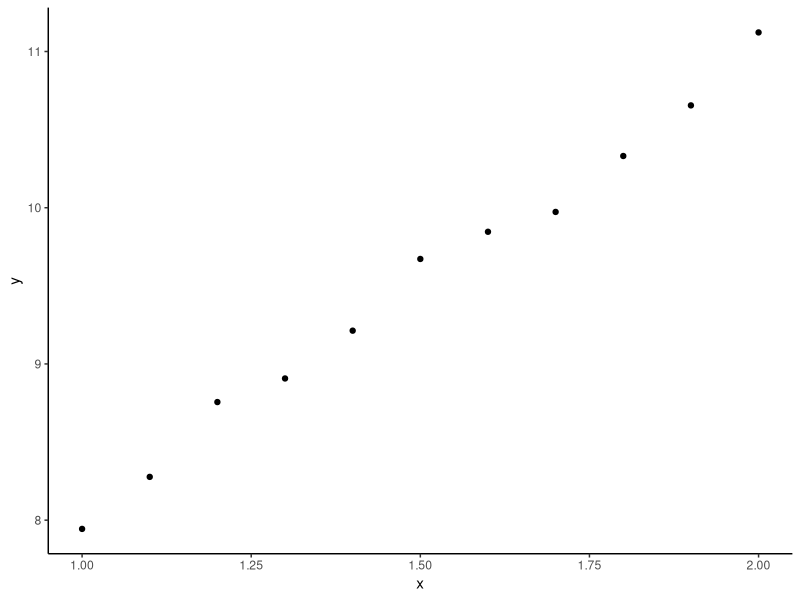
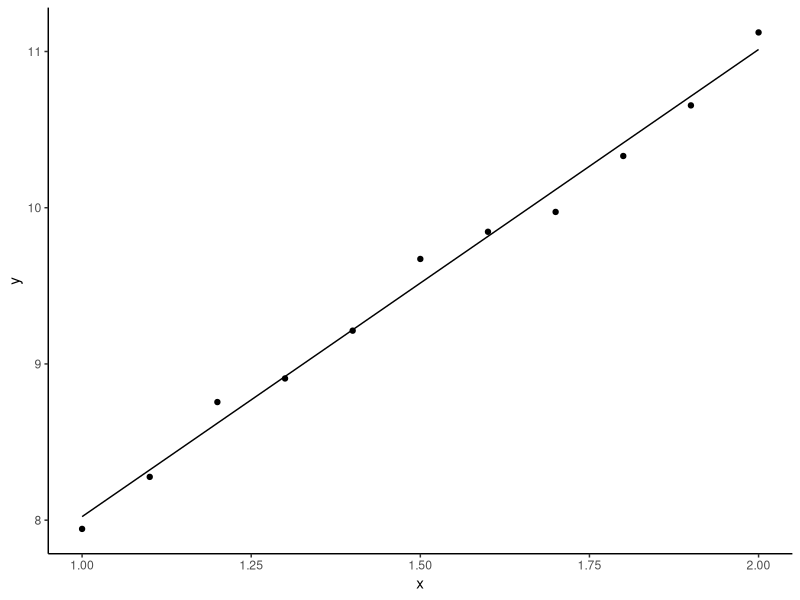
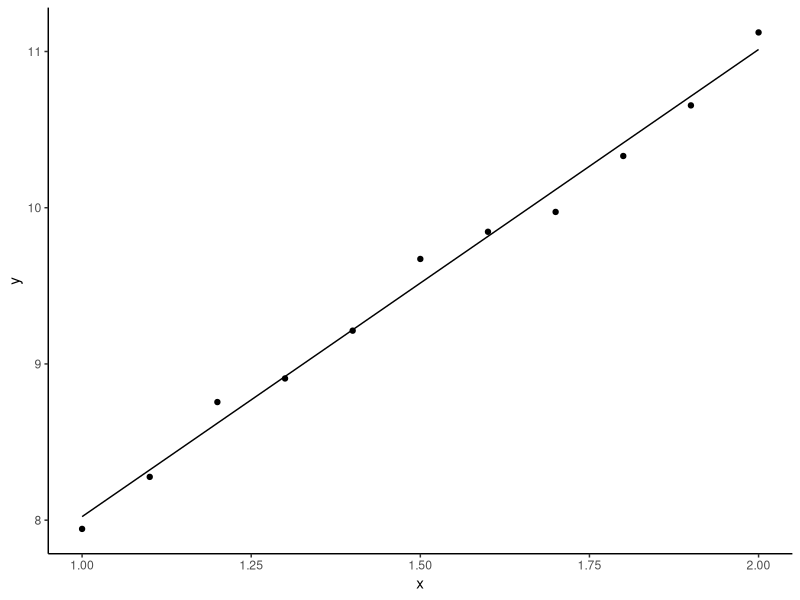
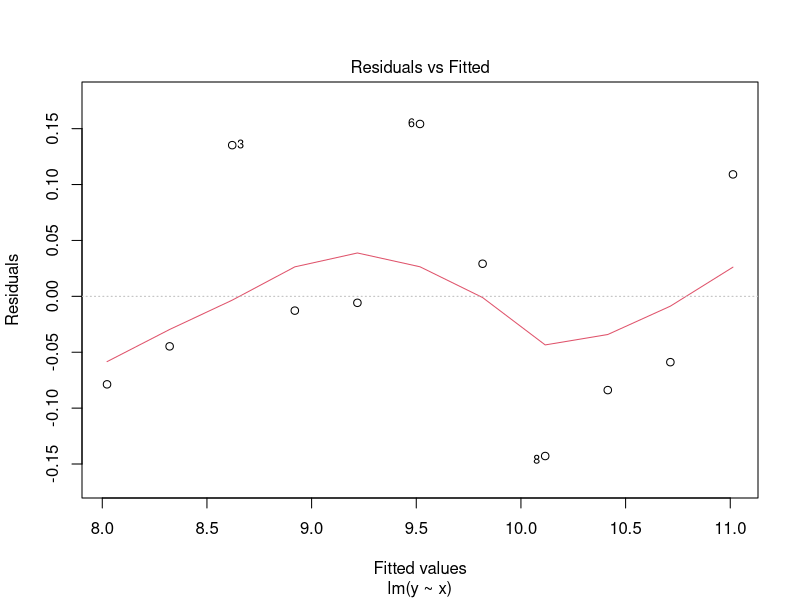
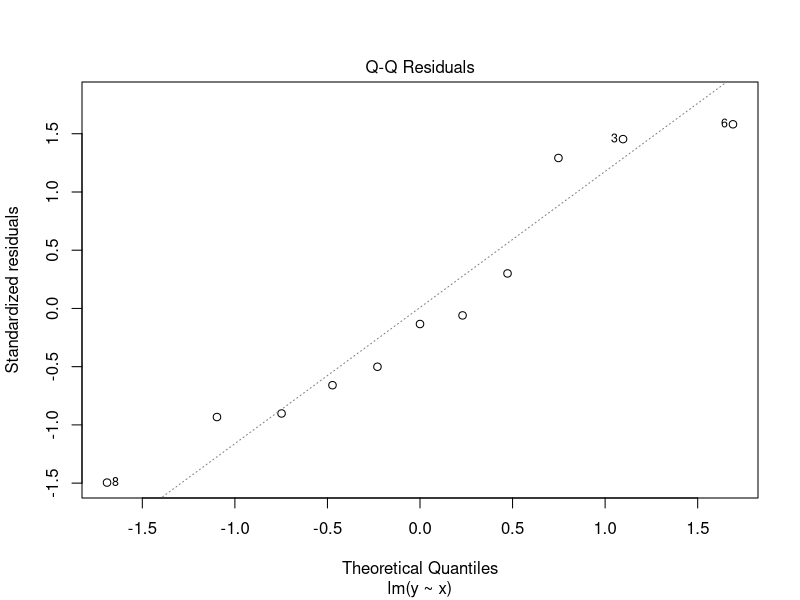

Generate these figures, in order, with R:
## ---- chunk 1
knitr::opts_chunk$set(echo = FALSE, dev="svg")
## ---- chunk 2
if(!require("tidyverse")) {
  install.packages("tidyverse", repos="https://cloud.r-project.org/",
         quiet=TRUE, type="binary")
  library("tidyverse")
}
if(!require("kableExtra")) {
  install.packages("kableExtra", repos="https://cloud.r-project.org/",
         quiet=TRUE, type="binary")
  library("kableExtra")
}
## ---- chunk 3
set.seed(123)
## ---- chunk 4
x <- seq(1, 2, length.out = 11)
y <- round(3 * x + 5 + rnorm(11) / 10, 3)
datos <- data.frame(x = x, y = y)
## ---- chunk 5
kable_styling(kable(datos), font_size=24)
## ---- chunk 6
ggplot(datos, aes(x = x, y = y)) + geom_point() + theme_classic()
## ---- chunk 7
ajuste <- lm(y ~ x, datos)
summary(ajuste)
## ---- chunk 8
datos$yc <- ajuste$fitted
## ---- chunk 9
kable_styling(kable(datos), font_size=24)
## ---- chunk 10
ggplot(datos, aes(x = x, y = y)) +
  geom_point() +
  geom_line(aes(y = yc)) + 
  theme_classic()
## ---- chunk 11
ggplot(datos, aes(x = x, y = y)) +
  geom_point() +
  geom_line(aes(y = yc)) + 
  theme_classic()
## ---- chunk 12
summary(ajuste)
## ---- chunk 13
plot(ajuste, which=1)
## ---- chunk 14
plot(ajuste, which=2)
## ---- chunk 15
shapiro.test(ajuste$residuals)
## ---- chunk 16
predict(ajuste,data.frame(x = c(1.12,1.23)))
## ---- chunk 17
predict(ajuste,data.frame(x = c(1.12)), interval="confidence")
## ---- chunk 18
predict(ajuste,data.frame(x = c(1.12)), interval="prediction")
